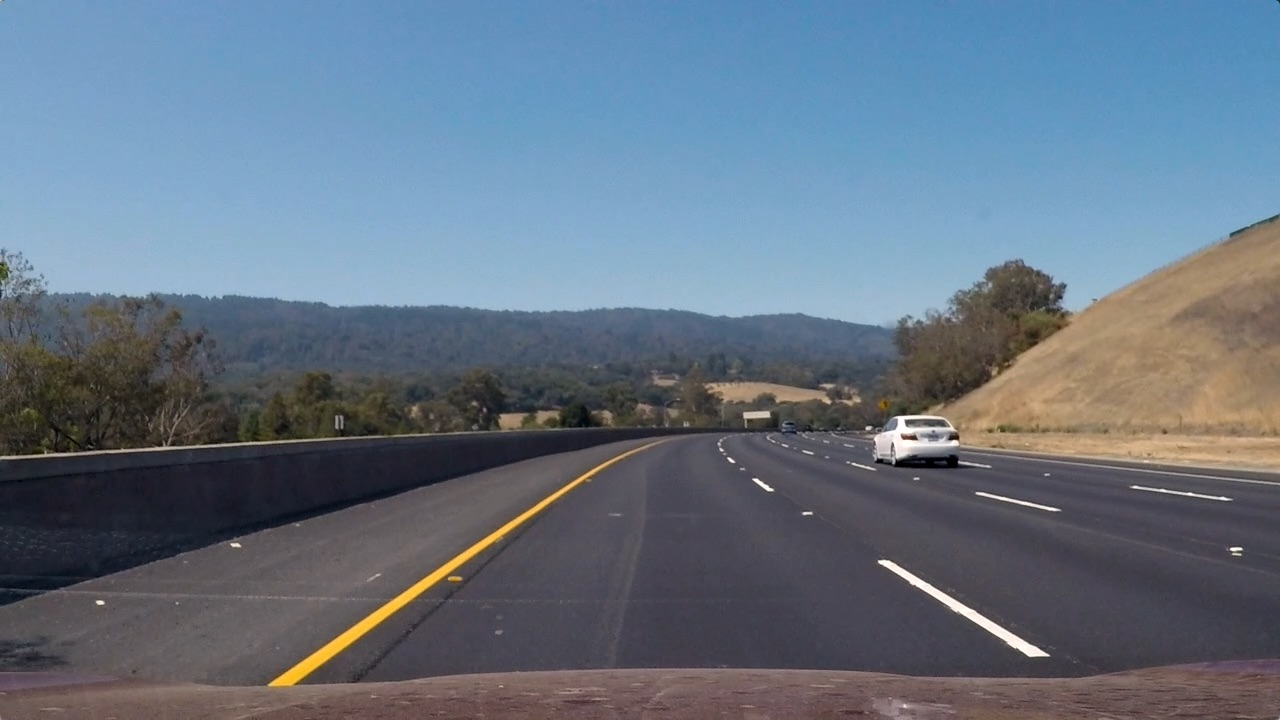
#> input picture P4-Advanced-Lane-Finding/test_images/test3.jpg, 1280 x 720 px
$ jupyter execute --allow-errors Binary_Images.ipynb   (shell and % lines are left out)   (older library calls are emulated)
#> lines starting #> are read from the running program, lines starting #| are printed output that depends on the picture; after the words box and inside, x2 and y2 are one past the last pixel; in counts of white or black regions, pixels touching at a corner belong together
### P4-Advanced-Lane-Finding/utils/utils.py
import numpy as np
import cv2

ym_per_pix = 30/720 # meters per pixel in y dimension
xm_per_pix = 3.7/700 # meters per pixel in x dimension4

# Define source points for perspective transformation
src_points = np.float32([[200,720],[453,547],[835,547],[1100,720]])
# Define 4 destination points for perspective transformation
dst_points = np.float32([[320,720],[320,576],[960,576],[960,720]])

def undistort(img,mtx,dist):
    '''
    Undistort an image given the camera calibration coefficients
    '''
    return cv2.undistort(img, mtx, dist, None, mtx)

# [413 lines left out: functions get_eagle_eye, get_inverse_transform, draw_points, get_binary_image, process_frame, find_lanes_hist and 6 more, not called in this run]

### P4-Advanced-Lane-Finding/Binary_Images.ipynb
# Thresholding images and extracting lanes

[cell 1]
import numpy as np
import cv2
import matplotlib.pyplot as plt
import matplotlib.image as mpimg
import pickle
from utils.utils import *

### Load calibration coefficients

[cell 2]
coeff = pickle.load( open( "camera_cal/coefficients.p", "rb" ) )
#> (reads P4-Advanced-Lane-Finding/camera_cal/coefficients.p from the repository)
#> further down, frame is the input picture: shape (720, 1280, 3); mean B, G, R 130.7, 115.3, 101.1
mtx = coeff['mtx']
dist = coeff['dist']

### Define pipeline

[cell 3]
def pipeline(img, l_thresh=(60, 255), v_thresh=(30, 100), y_thresh=(30, 255), kernel_size = 15):
    '''
    Applies different gradients to the current frame in order to detect road lanes.
    '''
#> called with l_thresh = (60, 255), v_thresh = (30, 100), y_thresh = (30, 255), kernel_size = 15
    img = np.copy(img)

    # Convert to HSV color space and separate the v channel
    hls = cv2.cvtColor(img, cv2.COLOR_RGB2HLS).astype(np.float)
    l_channel = hls[:,:,1]

    channel = cv2.GaussianBlur(l_channel, (kernel_size, kernel_size), 0)
    sobelx = cv2.Sobel(channel, cv2.CV_64F, 1, 0) # Take the derivative in x
    abs_sobelx = np.absolute(sobelx) # Absolute x derivative to accentuate lines away from horizontal
    scaled_sobel = np.uint8(255*abs_sobelx/np.max(abs_sobelx))
    hls_l_binary = np.zeros_like(scaled_sobel)
    hls_l_binary[(scaled_sobel >= l_thresh[0]) & (scaled_sobel <= l_thresh[1])] = 1

    # Convert to YUV
    yuv = cv2.cvtColor(img, cv2.COLOR_RGB2YUV).astype(np.float)
    y_channel = yuv[:,:,0]
    v_channel = yuv[:,:,2]

    channel = cv2.GaussianBlur(y_channel, (kernel_size, kernel_size), 0)
    sobelx = cv2.Sobel(channel, cv2.CV_64F, 1, 0) # Take the derivative in x
    abs_sobelx = np.absolute(sobelx) # Absolute x derivative to accentuate lines away from horizontal
    scaled_sobel = np.uint8(255*abs_sobelx/np.max(abs_sobelx))
    yuv_y_binary = np.zeros_like(scaled_sobel)
    yuv_y_binary[(scaled_sobel >= y_thresh[0]) & (scaled_sobel <= y_thresh[1])] = 1

    white = np.zeros_like(scaled_sobel)
    white[(hls_l_binary == 1) | (yuv_y_binary == 1)] = 1

    channel = cv2.GaussianBlur(v_channel, (kernel_size, kernel_size), 0)
    sobelx = cv2.Sobel(channel, cv2.CV_64F, 1, 0) # Take the derivative in x
    abs_sobelx = np.absolute(sobelx) # Absolute x derivative to accentuate lines away from horizontal
    scaled_sobel = np.uint8(255*abs_sobelx/np.max(abs_sobelx))

    yellow = np.zeros_like(scaled_sobel)
    yellow[(scaled_sobel >= v_thresh[0]) & (scaled_sobel <= v_thresh[1])] = 1

    combined = np.zeros_like(scaled_sobel)
    combined[(yellow == 1) | (white == 1)] = 1
    return combined

### Load video frame

[cell 4]
from moviepy.editor import *
video_file = "test_videos/harder_challenge_video.mp4"
#> (the rest of this cell did not finish here and is left out)

#> (a cell that did not finish here is left out)

[cell 6]
frame = cv2.imread('./test_images/test3.jpg')

frame = cv2.cvtColor(frame, cv2.COLOR_BGR2RGB)
undistorted = undistort(frame,mtx,dist)
result = pipeline(undistorted)
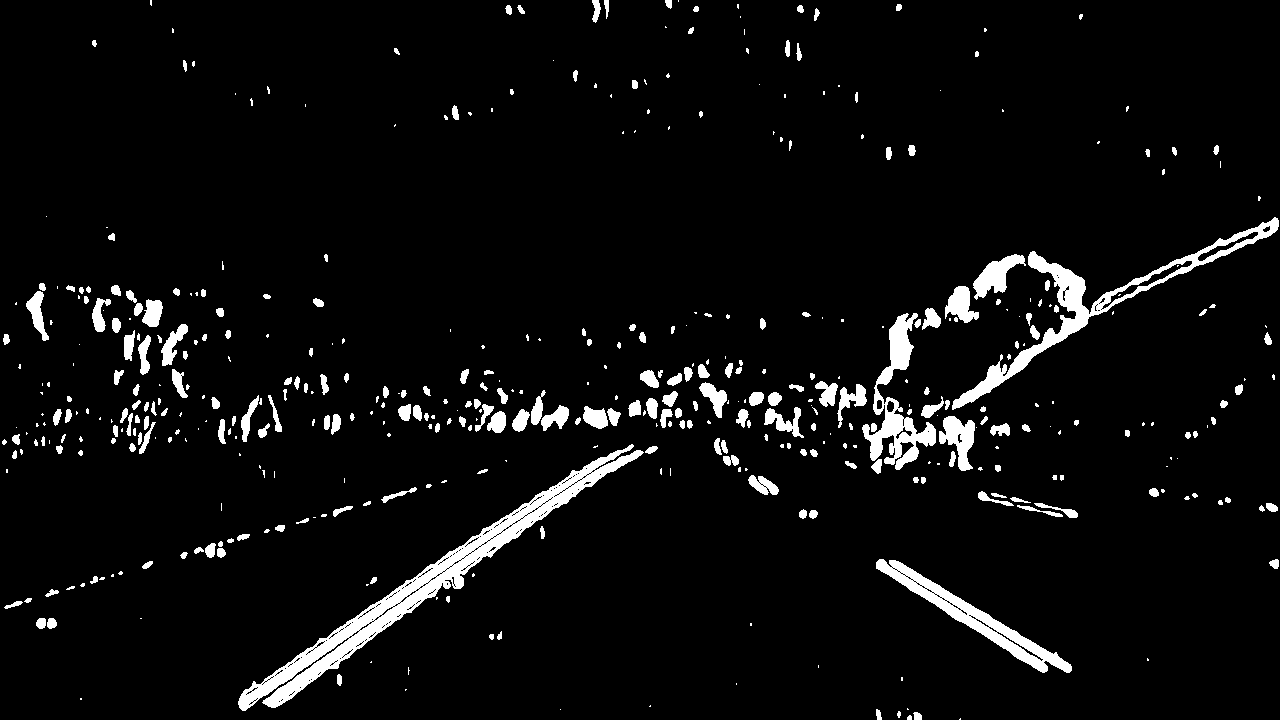
#> result: shape (720, 1280); values 0 (black) and 1 (white), 5.2% white; 472 white regions (219 under 20 px), largest, box (x1, y1, x2, y2) and area: (238, 444, 644, 711) 10624, (952, 217, 1279, 410) 5614, (876, 559, 1072, 673) 3852

# Plot the result
f, (ax1, ax2) = plt.subplots(1, 2, figsize=(24, 9))
f.tight_layout()

ax1.imshow(undistorted)
ax1.set_title('Original Image', fontsize=40)

ax2.imshow(result, cmap='gray')
ax2.set_title('Binary Image', fontsize=40)
plt.subplots_adjust(left=0., right=1, top=0.9, bottom=0.)

## Defining filters

In order to define the pipeline function presented above, I had to analyse different color spaces and I had to try several conbinations in order to find a robust set of filters. Below, I present a short description of each color space.

### 1. Analysing HLS color space

[cell 7]
original = np.copy(undistorted)
# Convert to hls color space and separate the V channel
hls = cv2.cvtColor(original, cv2.COLOR_RGB2HLS).astype(np.float)
h_channel = hls[:,:,0]
l_channel = hls[:,:,1]
s_channel = hls[:,:,2]

f, (ax1, ax2, ax3) = plt.subplots(1, 3, figsize=(24, 9))
f.tight_layout()

ax1.imshow(h_channel, cmap='gray')
ax1.set_title('Hue', fontsize=26)
ax2.imshow(l_channel, cmap='gray')
ax2.set_title('Luminance', fontsize=26)
ax3.imshow(s_channel, cmap='gray')
ax3.set_title('Saturation', fontsize=26)

The _Luminance_ channel in HLS space ended up being quite useful when detecting the white lanes on the road under different illumination conditions. Below, we have an example of a filter extracting the white lanes in the image.

[cell 8]
thr = (60,255)
kernel_size = 15
channel = cv2.GaussianBlur(l_channel, (kernel_size, kernel_size), 0)
sobelx = cv2.Sobel(channel, cv2.CV_64F, 1, 0) # Take the derivative in x
abs_sobelx = np.absolute(sobelx) # Absolute x derivative to accentuate lines away from horizontal
scaled_sobel = np.uint8(255*abs_sobelx/np.max(abs_sobelx))
hls_l_binary = np.zeros_like(scaled_sobel)
hls_l_binary[(scaled_sobel >= thr[0]) & (scaled_sobel <= thr[1])] = 1

plt.imshow(hls_l_binary, cmap='gray')

The _Saturation_ channel can also be used for detecting both lanes:

[cell 9]
thr = (25,100)
kernel_size = 15
channel = cv2.GaussianBlur(s_channel, (kernel_size, kernel_size), 0)
sobelx = cv2.Sobel(channel, cv2.CV_64F, 1, 0) # Take the derivative in x
abs_sobelx = np.absolute(sobelx) # Absolute x derivative to accentuate lines away from horizontal
scaled_sobel = np.uint8(255*abs_sobelx/np.max(abs_sobelx))
hls_s_binary = np.zeros_like(scaled_sobel)
hls_s_binary[(scaled_sobel >= thr[0]) & (scaled_sobel <= thr[1])] = 1

plt.imshow(hls_s_binary, cmap='gray')

### 2. Analysing YUV color space

[cell 10]
original = np.copy(undistorted)
# Convert to HSV color space and separate the V channel
yuv = cv2.cvtColor(original, cv2.COLOR_RGB2YUV).astype(np.float)
y_channel = yuv[:,:,0]
u_channel = yuv[:,:,1]
v_channel = yuv[:,:,2]

f, (ax1, ax2, ax3) = plt.subplots(1, 3, figsize=(24, 9))
f.tight_layout()

ax1.imshow(y_channel, cmap='gray')
ax1.set_title('Y value (luminance)', fontsize=26)
ax2.imshow(l_channel, cmap='gray')
ax2.set_title('U value', fontsize=26)
ax3.imshow(s_channel, cmap='gray')
ax3.set_title('V value', fontsize=26)

The _V-value_ in the YUV space ended up being the most robust channel for detecting the yellow lanes on the road after trying several parameters.

[cell 11]
thr = (30,100)
kernel_size = 15
channel = cv2.GaussianBlur(v_channel, (kernel_size, kernel_size), 0)
sobelx = cv2.Sobel(channel, cv2.CV_64F, 1, 0) # Take the derivative in x
abs_sobelx = np.absolute(sobelx) # Absolute x derivative to accentuate lines away from horizontal
scaled_sobel = np.uint8(255*abs_sobelx/np.max(abs_sobelx))
yuv_v_binary = np.zeros_like(scaled_sobel)
yuv_v_binary[(scaled_sobel >= thr[0]) & (scaled_sobel <= thr[1])] = 1

plt.imshow(yuv_v_binary, cmap='gray')

The _Y-value_ can also be used for detecting the lanes in different illumination conditions.

[cell 12]
thr = (30,255)
kernel_size = 15
channel = cv2.GaussianBlur(y_channel, (kernel_size, kernel_size), 0)
sobelx = cv2.Sobel(channel, cv2.CV_64F, 1, 0) # Take the derivative in x
abs_sobelx = np.absolute(sobelx) # Absolute x derivative to accentuate lines away from horizontal
scaled_sobel = np.uint8(255*abs_sobelx/np.max(abs_sobelx))
yuv_y_binary = np.zeros_like(scaled_sobel)
yuv_y_binary[(scaled_sobel >= thr[0]) & (scaled_sobel <= thr[1])] = 1

plt.imshow(yuv_y_binary, cmap='gray')

### 3. Analysing HSV color space

[cell 13]
original = np.copy(undistorted)
# Convert to HSV color space and separate the V channel
hsv = cv2.cvtColor(original, cv2.COLOR_RGB2HSV).astype(np.float)
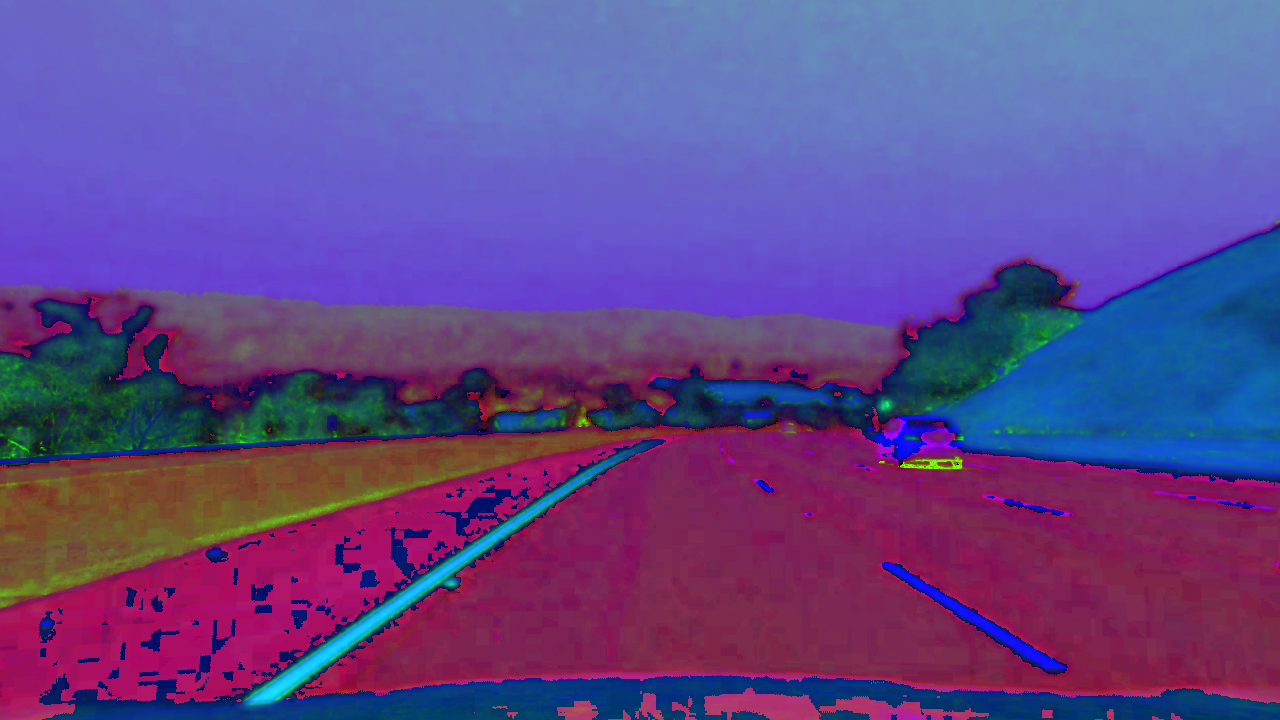
#> hsv: shape (720, 1280, 3) float64; mean R, G, B 96.8, 71.3, 138
h_channel = hsv[:,:,0]
s_channel = hsv[:,:,1]
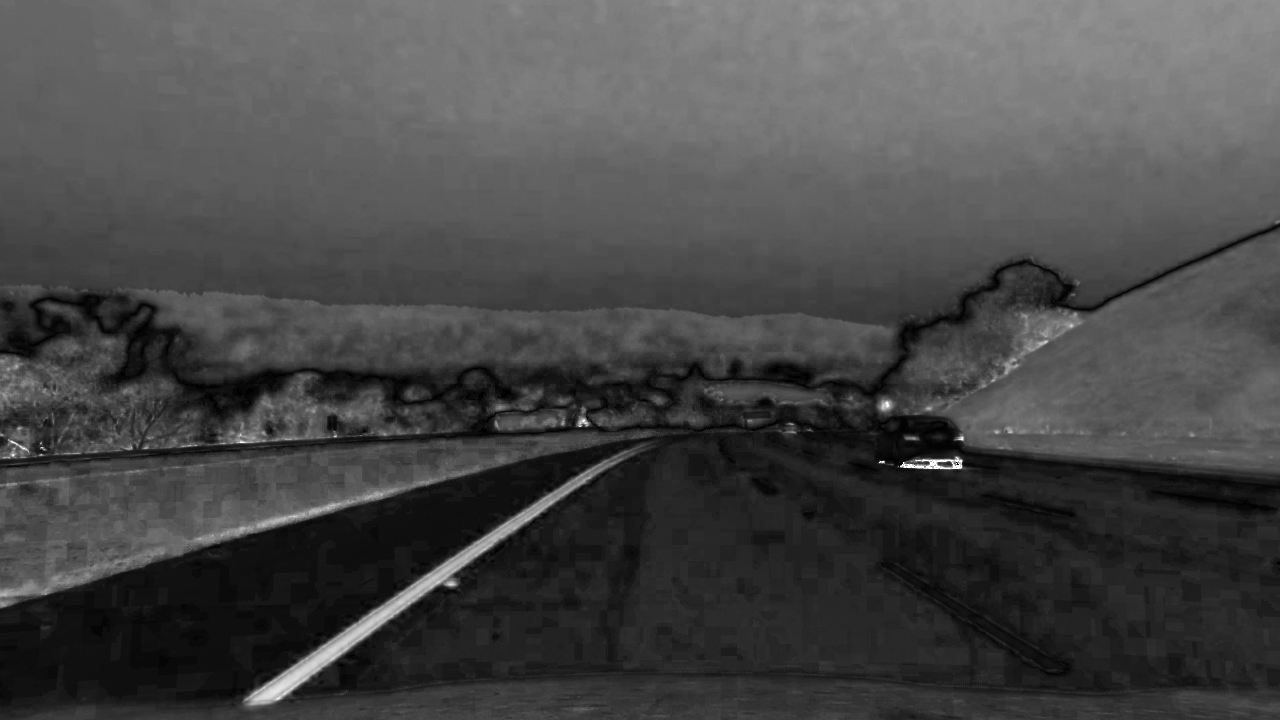
#> s_channel: shape (720, 1280) float64; min 0, max 255, mean 71.3
v_channel = hsv[:,:,2]
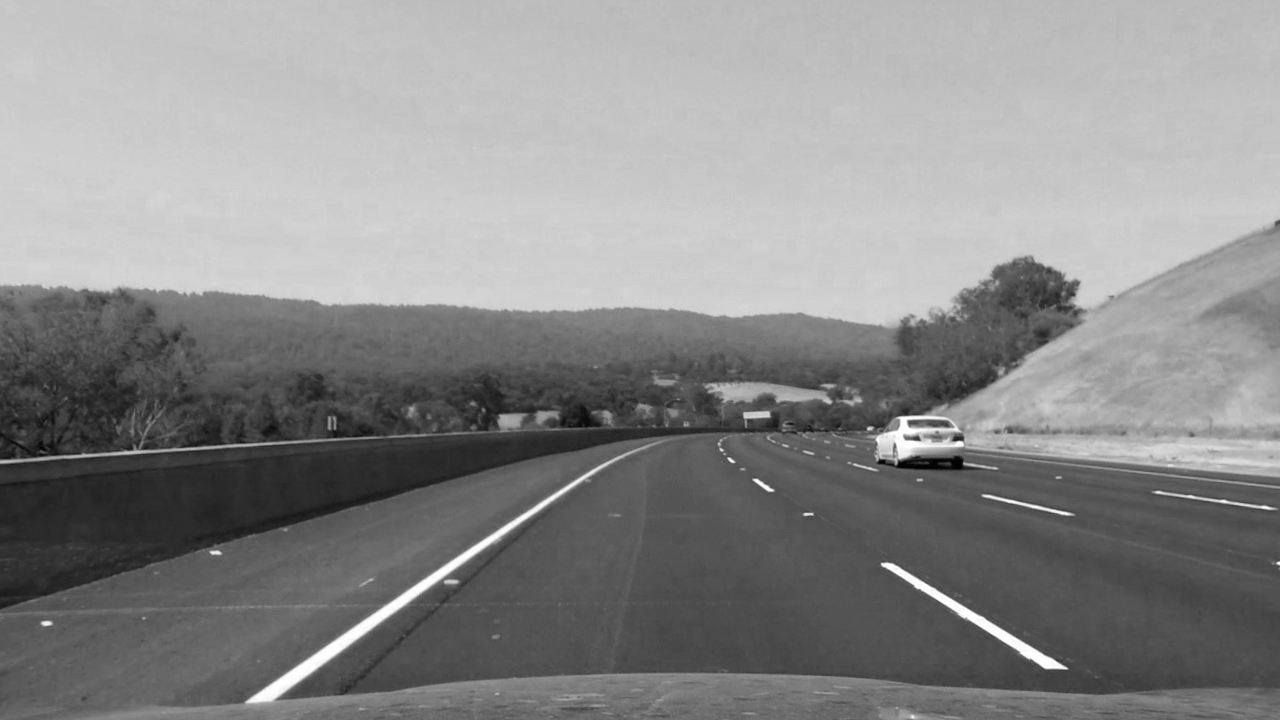
#> v_channel: shape (720, 1280) float64; min 0, max 255, mean 138

f, (ax1, ax2, ax3) = plt.subplots(1, 3, figsize=(24, 9))
f.tight_layout()

ax1.imshow(h_channel, cmap='gray')
ax1.set_title('Hue', fontsize=26)
ax2.imshow(s_channel, cmap='gray')
ax2.set_title('Saturation', fontsize=26)
ax3.imshow(v_channel, cmap='gray')
ax3.set_title('Value', fontsize=26)

Only the _Value channel_ showed some good results, but I didn't use this color space in the final pipeline.

[cell 14]
thr = (40,150)
kernel_size = 15
channel = cv2.GaussianBlur(v_channel, (kernel_size, kernel_size), 0)
sobelx = cv2.Sobel(channel, cv2.CV_64F, 1, 0) # Take the derivative in x
abs_sobelx = np.absolute(sobelx) # Absolute x derivative to accentuate lines away from horizontal
scaled_sobel = np.uint8(255*abs_sobelx/np.max(abs_sobelx))
sxbinary2 = np.zeros_like(scaled_sobel)
sxbinary2[(scaled_sobel >= thr[0]) & (scaled_sobel <= thr[1])] = 1

plt.imshow(sxbinary2, cmap='gray')
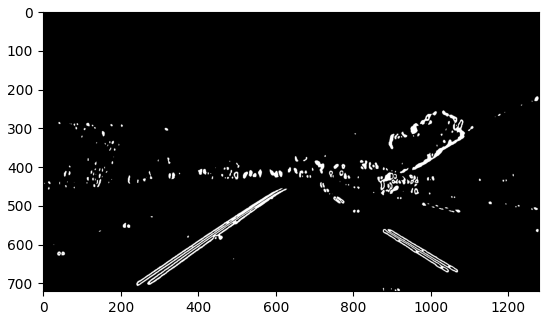
#> figure drawn by matplotlib, 1 panel
